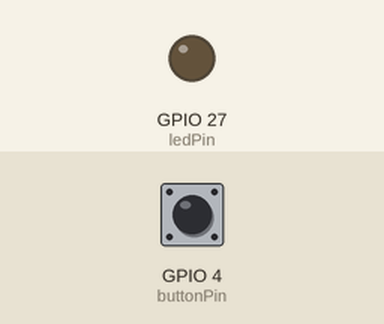
Recording of a program running on a simulated ESP32. Shown: output pins drawn as LEDs (lit = HIGH). Inputs (shaded band) come from the test bench; at power-on: GPIO 4 (buttonPin) HIGH.

Above: at 1.2 s.
1.3 s: GPIO 4 (buttonPin) pulled LOW for 0.15 s
At 1.8 s:
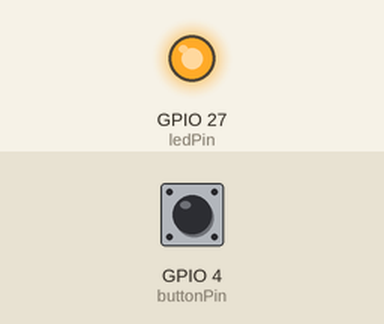
2.9 s: GPIO 4 (buttonPin) pulled LOW for 1 s
At 4.7 s:
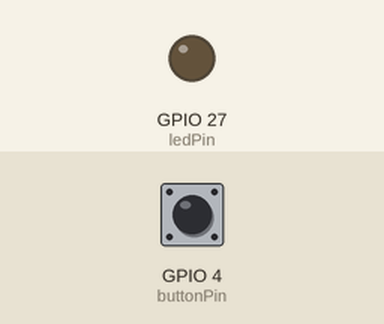
6.9 s: GPIO 4 (buttonPin) pulsed LOW 2 times (0.12 s each, 0.3 s apart)
Timing chart, 0 to 16.2 s (numbered marks = the images above; inputs shaded):
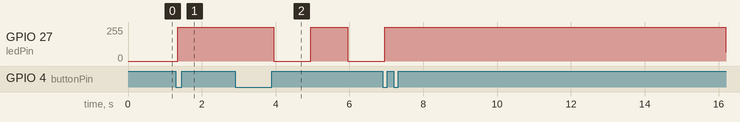

The program:

main.cpp
```cpp
#include <Arduino.h>

int ledPin = 27;
int buttonPin = 4;
int pwmLedChannel = 0;

int ledState = 0;
int buttonState = HIGH;
int lastButtonState = HIGH;

unsigned long lastDebounceTime = 0;
const unsigned long debounceDelay = 50;

unsigned long previousLedMillis = 0;
int currentyDuty = 0;
int fadeStep = 5;

void handleButton();
void changeLedWriteByState();


void setup() {
  ledcSetup(pwmLedChannel, 5000, 10);
  ledcAttachPin(ledPin, pwmLedChannel);
  pinMode(buttonPin, INPUT_PULLUP);
}

void loop() {
  handleButton();
  changeLedWriteByState();
}

void handleButton() {
  int innerButtonState = digitalRead(buttonPin);

  if (innerButtonState != lastButtonState) {
    lastDebounceTime = millis();
  }

  if ((millis() - lastDebounceTime) > debounceDelay) {
    if (innerButtonState != buttonState) {
      buttonState = innerButtonState;

      if (buttonState == LOW) {
        ledState++;
        if (ledState > 4) {
          ledState = 0;
        }
      }
    }
  }
  lastButtonState = innerButtonState;
}

void changeLedWriteByState() {
  unsigned long currentMillis = millis();
  switch (ledState) {
  case 0:
    ledcWrite(pwmLedChannel, 0);
    break;
  case 1:
    ledcWrite(pwmLedChannel, 1023);
    break;
  case 2:
    if (currentMillis - previousLedMillis >= 1000) {
      previousLedMillis = currentMillis;
      currentyDuty = (currentyDuty == 0) ? 1023 : 0;
      ledcWrite(pwmLedChannel, currentyDuty);
    }
    break;
  case 3:
    if (currentMillis - previousLedMillis >= 500) {
      previousLedMillis = currentMillis;
      currentyDuty = (currentyDuty == 0) ? 1023 : 0;
      ledcWrite(pwmLedChannel, currentyDuty);
    }
    break;
  case 4:
    if (currentMillis - previousLedMillis >= 5) {
      previousLedMillis = currentMillis;
      currentyDuty += fadeStep;

      if (currentyDuty >= 1023) {
        currentyDuty = 1023;
        fadeStep = -fadeStep;
      } else if (currentyDuty <= 0) {
        currentyDuty = 0;
        fadeStep = -fadeStep;
      }

      ledcWrite(pwmLedChannel, currentyDuty);
    }
    break;
  }
}

/*
  If I just want to turn on a simple LED, I have to declare which GPIO pin will be used, call
  pinMode(usedGpio, OUTPUT) in setup(), and then call digitalWrite(usedGpio, HIGH). This sets the pin's
  output voltage to its HIGH level. For example:

  int ledPin = 27;

  void setup() {
    pinMode(ledPin, OUTPUT);
  }

  void loop() {
    digitalWrite(ledPin, HIGH);
  }

  --------------------------------------------------------------------------------------------------------------------------

  If I want to blink an LED, I have to alternate between the HIGH and LOW states using digitalWrite().
  For example:

  int ledPin = 27;

  void setup() {
    pinMode(ledPin, OUTPUT);
  }

  void loop() {
    digitalWrite(ledPin, HIGH);
    delay(500);
    digitalWrite(ledPin, LOW);
    delay(500);
  }

  --------------------------------------------------------------------------------------------------------------------------

  If I want to create a fading effect, I can use PWM (Pulse Width Modulation). I call ledcSetup(),
  passing the PWM channel (from 0 to 15), the desired frequency in hertz, and the resolution in bits.
  I also have to call ledcAttachPin() in setup(), passing the pin and the channel.
  After that, I can control the fading with a for loop by calling ledcWrite() with the channel and
  the duty cycle.

  The frequency in hertz (Hz) defines how many PWM cycles occur per second. At a low frequency, such
  as 30 Hz, the human eye may perceive flickering. At a sufficiently high frequency, the individual
  cycles are no longer noticeable, and changing the duty cycle creates the fading effect.

  The resolution in bits defines the number of available duty-cycle levels and therefore affects the
  smoothness of the transition:
  8 bits (2^8 levels): maximum duty cycle = 255
  10 bits (2^10 levels): maximum duty cycle = 1023
  12 bits (2^12 levels): maximum duty cycle = 4095

  #include <Arduino.h>

  int ledPin = 27;
  int redPinPwmChannel = 0;

  void setup() {
    ledcSetup(redPinPwmChannel, 5000, 10);
    ledcAttachPin(ledPin, redPinPwmChannel);
  }

  void loop() {
    for (int dutyCycle = 0; dutyCycle <= 1023; dutyCycle++) {
      ledcWrite(redPinPwmChannel, dutyCycle);
      delay(10);
    }

    for (int dutyCycle = 1023; dutyCycle >= 0; dutyCycle--) {
      ledcWrite(redPinPwmChannel, dutyCycle);
      delay(10);
    }
}

--------------------------------------------------------------------------------------------------------------------------

If I want to connect a button to control a LED, I just want to capture a INPUT_PULLUP event and controle the LED on or off with that.

#include <Arduino.h>

int ledPin = 27;
int buttonPin = 4;


void setup() {
  pinMode(ledPin, OUTPUT);
  pinMode(buttonPin, INPUT_PULLUP);
}

void loop() {
  int buttonState = digitalRead(buttonPin);
  if (buttonState == 0) {
    digitalWrite(ledPin, HIGH);
  } else {
    digitalWrite(ledPin, LOW);
  }
}

*/
```

Measured:
- after the input at 1.3 s, GPIO 27 (ledPin): 0/255 → 255/255 after 0.05 s
- after the input at 2.9 s, GPIO 27 (ledPin): 255/255 → 0/255 after 1.1 s, → 255/255 1.0 s later, → 0/255 1.0 s later
